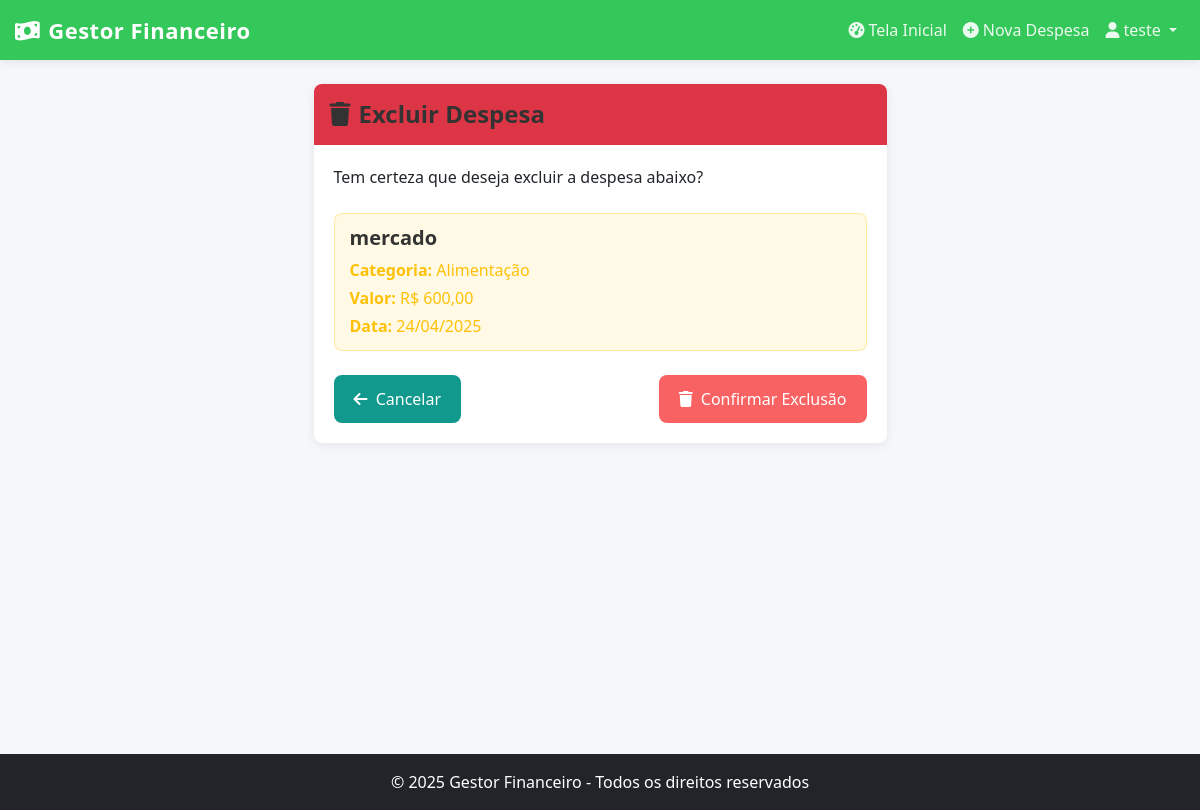
The page /excluir/3/ (signed in) on the database its author committed.
### despesas/models.py (models this page shows, shortened)
class Despesa(models.Model):
    usuario = models.ForeignKey(User, on_delete=models.CASCADE)
    categoria = models.ForeignKey(Categoria, on_delete=models.CASCADE)
    descricao = models.CharField(max_length=200)
    valor = models.DecimalField(max_digits=10, decimal_places=2)
    data = models.DateField(default=timezone.now)
    class Meta:
        verbose_name = 'Despesa'
        verbose_name_plural = 'Despesas'
        ordering = ['-data']

class Categoria(models.Model):
    nome = models.CharField(max_length=100)
    descricao = models.TextField(blank=True, null=True)
    class Meta:
        verbose_name = 'Categoria'
        verbose_name_plural = 'Categorias'
        ordering = ['nome']

### despesas/views.py (the view)
# urls.py: path('excluir/<int:pk>/', views.DespesaDelete.as_view(), name='excluir_despesa'),
class DespesaDelete(LoginRequiredMixin, DeleteView):
    model = Despesa
    template_name = 'despesas/excluir_despesa.html'
    success_url = reverse_lazy('dashboard')
    def get_queryset(self):
        return Despesa.objects.filter(usuario=self.request.user)

### despesas/templates/despesas/excluir_despesa.html (shortened to what this page needs)
{% extends 'despesas/base.html' %}
{% block content %}
<div class="row justify-content-center">
    <div class="col-md-6">
        <div class="card">
            <div class="card-header bg-danger text-white">
                <h4 class="mb-0"><i class="fas fa-trash me-2"></i>Excluir Despesa</h4>
            </div>
            <div class="card-body">
                <p class="mb-4">Tem certeza que deseja excluir a despesa abaixo?</p>
                <div class="alert alert-warning">
                    <h5>{{ object.descricao }}</h5>
                    <p class="mb-1"><strong>Categoria:</strong> {{ object.categoria.nome }}</p>
                    <p class="mb-1"><strong>Valor:</strong> R$ {{ object.valor|floatformat:2 }}</p>
                    <p class="mb-0"><strong>Data:</strong> {{ object.data|date:"d/m/Y" }}</p>
                </div>
                <form method="post">
                    <div class="d-flex justify-content-between mt-4">
                        <a href="{% url 'dashboard' %}" class="btn btn-secondary">
                            <i class="fas fa-arrow-left me-1"></i> Cancelar
                        </a>
                        <button type="submit" class="btn btn-danger">
                            <i class="fas fa-trash me-1"></i> Confirmar Exclusão
                        </button>
                    </div>
                </form>
            </div>
        </div>
    </div>
</div>
{% endblock %}

### despesas/templates/despesas/base.html (shortened to what this page needs)
{% load static %}
<!DOCTYPE html>
<html lang="pt-br">
<head>
    <link href="https://cdn.jsdelivr.net/npm/bootstrap@5.3.0/dist/css/bootstrap.min.css" rel="stylesheet">
    <link rel="stylesheet" href="https://cdnjs.cloudflare.com/ajax/libs/font-awesome/6.4.0/css/all.min.css">
    <link rel="stylesheet" href="{% static 'despesas/css/styles.css' %}">
</head>
<body>
    <div class="content-wrapper">
        <nav class="navbar navbar-expand-lg navbar-dark bg-success mb-4">
            <div class="container">
                <a class="navbar-brand" href="{% url 'dashboard' %}">
                    <i class="fas fa-money-bill-wave me-2"></i>Gestor Financeiro
                </a>
                <div class="collapse navbar-collapse" id="navbarNav">
                    <ul class="navbar-nav ms-auto">
                        {% if user.is_authenticated %}
                        <li class="nav-item">
                            <a class="nav-link" href="{% url 'dashboard' %}">
                                <i class="fas fa-tachometer-alt me-1"></i>Tela Inicial
                            </a>
                        </li>
                        <li class="nav-item">
                            <a class="nav-link" href="{% url 'nova_despesa' %}">
                                <i class="fas fa-plus-circle me-1"></i>Nova Despesa
                            </a>
                        </li>
                        <li class="nav-item dropdown">
                            <a class="nav-link dropdown-toggle" href="#" id="navbarDropdown" role="button" data-bs-toggle="dropdown">
                                <i class="fas fa-user me-1"></i>{{ user.username }}
                            </a>
                        </li>
                        {% else %}
                        <li class="nav-item">
                            <a class="nav-link" href="{% url 'login' %}">
                                <i class="fas fa-sign-in-alt me-1"></i>Entrar
                            </a>
                        </li>
                        {% endif %}
                    </ul>
                </div>
            </div>
        </nav>
        <div class="container" id="main-content">
            {% block content %}{% endblock %}
        </div>
    </div>
    <footer class="bg-dark text-white text-center py-3">
        <div class="container">
            <p class="mb-0">&copy; {% now "Y" %} Gestor Financeiro - Todos os direitos reservados</p>
        </div>
    </footer>
</body>
</html>

### despesas/static/despesas/css/styles.css (style rules this page uses)
:root { --cor-primaria: #34c759; --cor-primaria-hover: #2db54f; --cor-secundaria: #007bff; --cor-texto: #333; --cor-texto-secundario: #666; --cor-fundo: #f5f5f5; --cor-card: #fff; --cor-borda: #e0e0e0; --cor-despesa: #F96262; --cor-receita: #34c759; --sombra-padrao: 0 2px 10px rgba(0,0,0,0.08); --primary-color: #11998e; --primary-light: #66c2bb; --primary-dark: #0c6e67; --secondary-color: #38ef7d; --text-color: #333; --light-text: #767676; --background-color: #f8f9fa; --card-bg: #ffffff; --success-color: #28a745; --warning-color: #ffc107; --danger-color: #dc3545; }
body { background-color: #f5f7fb; font-family: 'Poppins', 'Segoe UI', Tahoma, Geneva, Verdana, sans-serif; color: var(--text-color); margin: 0; padding: 0; min-height: 100vh; display: flex; flex-direction: column; }
.container { max-width: 1200px; margin: 0 auto; padding: 0 15px; flex: 1; }
h1, h2, h3, h4, h5, h6 { margin-top: 0; font-weight: 600; color: var(--text-color); }
a { color: var(--primary-color); text-decoration: none; transition: color 0.3s; }
.navbar { background-color: #34c759 !important; box-shadow: var(--sombra-padrao); border: none; height: 60px; }
.navbar-brand { font-weight: 700; letter-spacing: 0.5px; color: white !important; font-size: 22px; }
.navbar-brand i { margin-right: 8px; }
.nav-link { font-weight: 500; transition: all 0.3s ease; color: rgba(255, 255, 255, 0.9) !important; }
.card { border-radius: 8px; overflow: hidden; box-shadow: var(--sombra-padrao); margin-bottom: 24px; border: none; transition: transform 0.2s ease, box-shadow 0.2s ease; }
.card-header { border-bottom: none; padding: 1rem; background-color: var(--cor-card); font-weight: 600; color: var(--cor-texto); }
.card-body { padding: 20px; }
.btn { display: inline-block; font-weight: 500; text-align: center; vertical-align: middle; cursor: pointer; background-color: var(--primary-color); color: white; border: none; padding: 12px 20px; font-size: 1rem; border-radius: 8px; transition: background-color 0.3s, transform 0.3s; }
.btn-danger { background-color: var(--cor-despesa); border-color: var(--cor-despesa); }
.alert { padding: 12px 15px; border-radius: 8px; margin-bottom: 20px; }
.alert-warning { background-color: rgba(255, 193, 7, 0.1); color: var(--warning-color); border: 1px solid rgba(255, 193, 7, 0.3); }
html, body { height: 100%; margin: 0; padding: 0; }
body { display: flex; flex-direction: column; min-height: 100vh; }
.content-wrapper { flex: 1 0 auto; width: 100%; }
footer { flex-shrink: 0; background-color: #212529 !important; color: white !important; width: 100%; padding: 15px 0; margin-top: auto; position: relative; }
.card { border-radius: 8px; overflow: hidden; }
.card-header { border-bottom: none; padding: 1rem; }
#main-content { min-height: calc(100vh - 130px); }

### rows shown on the page
Despesa: descricao "mercado", categoria.nome "Alimentação", valor "600,00", data "24/04/2025"

### other values the page prints
{{ user.username }} "teste"
